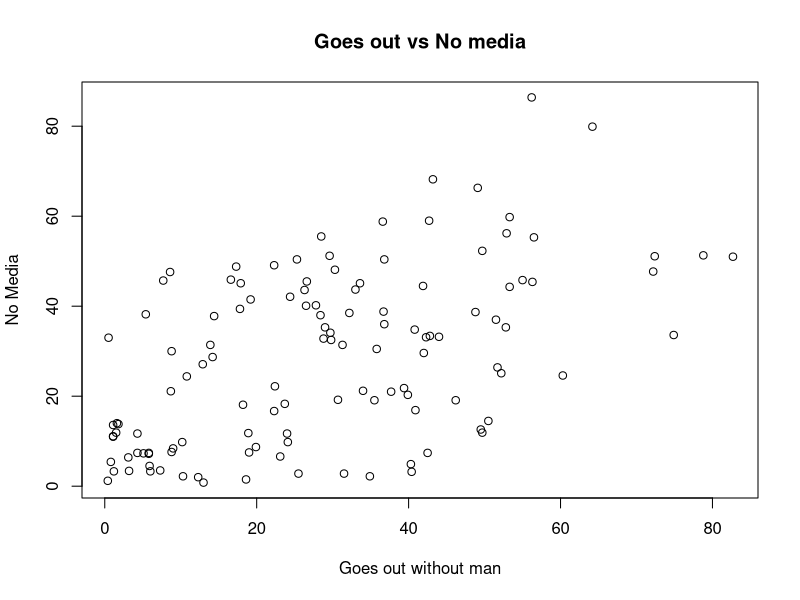
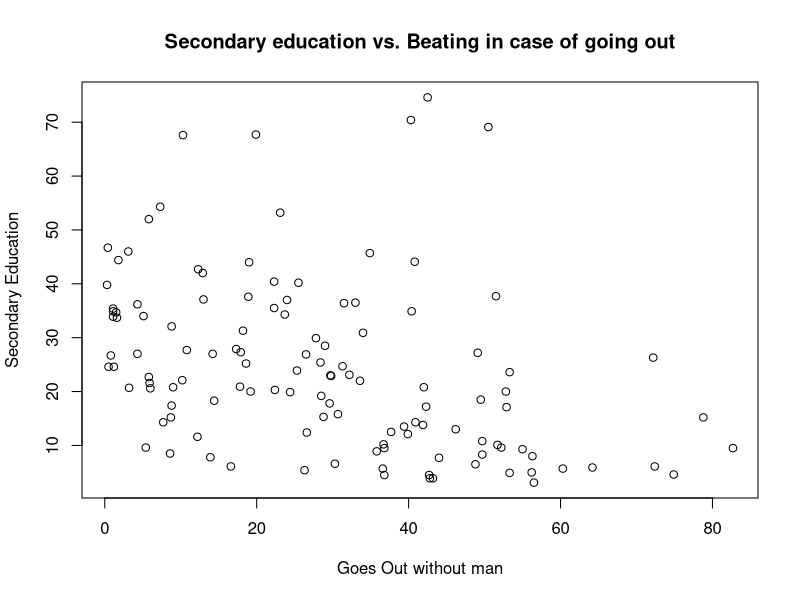
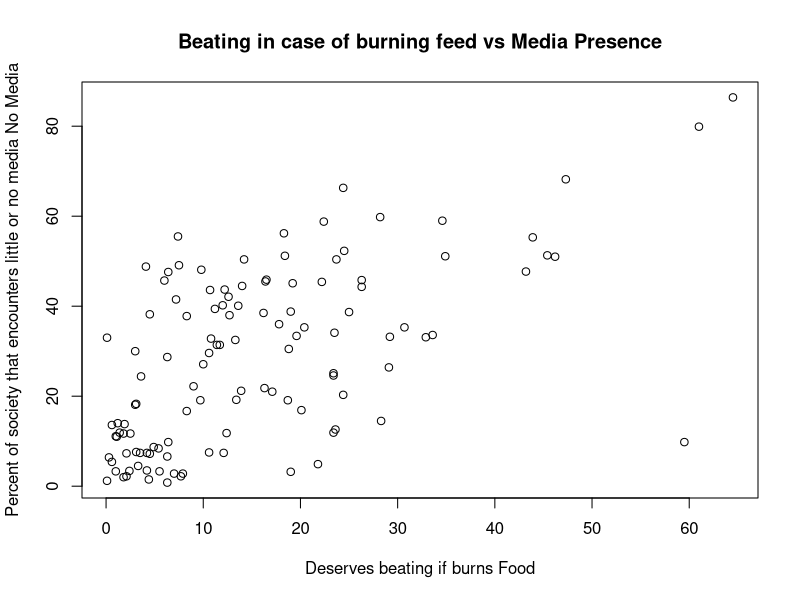
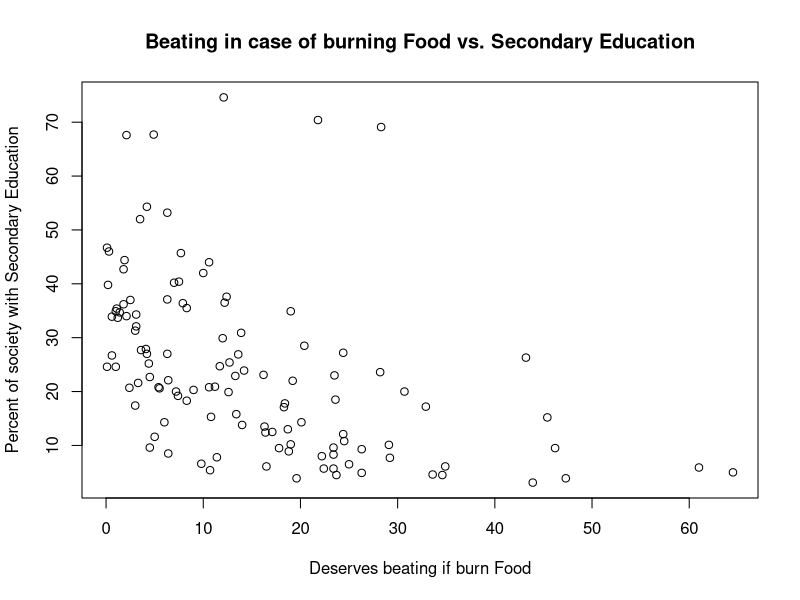
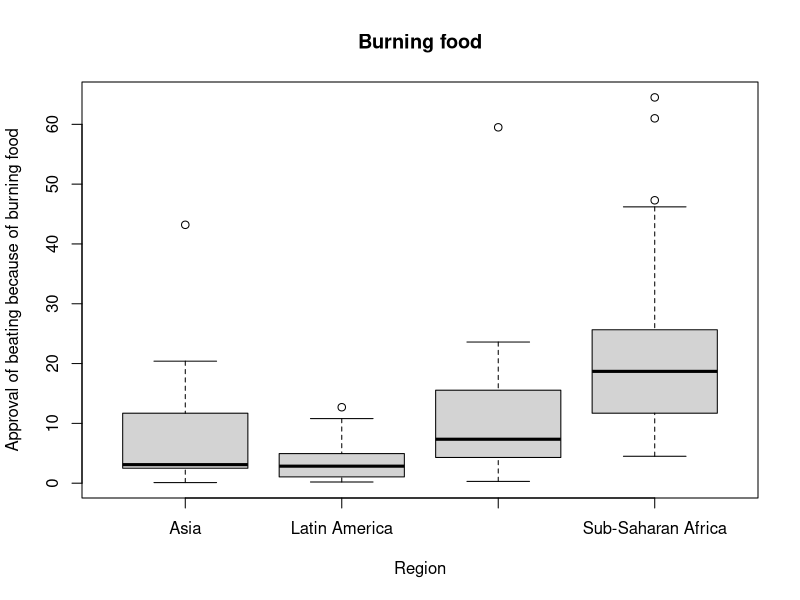
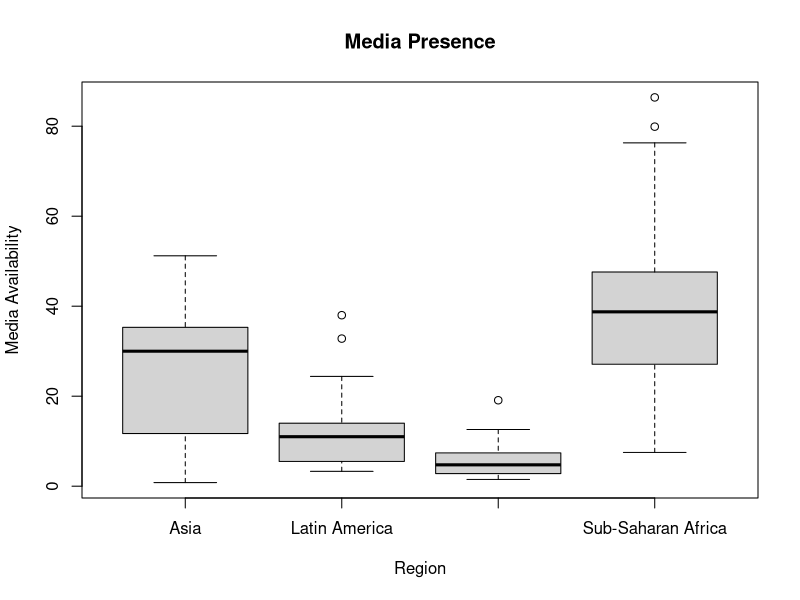
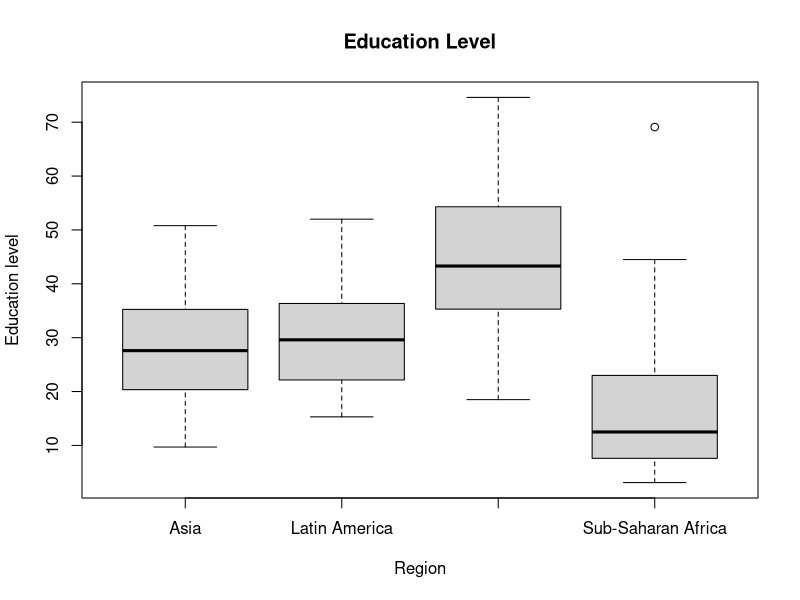
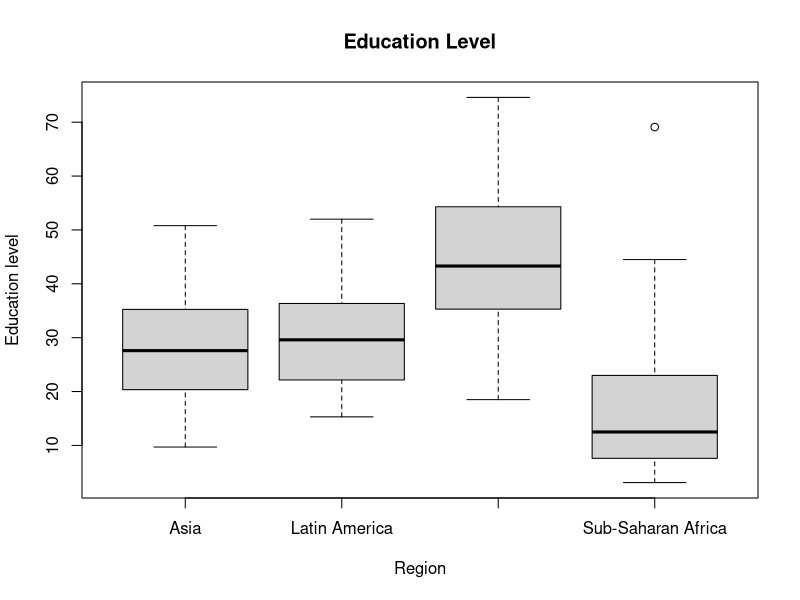

The R script that drew these images, in order:
## ---- chunk 1
dhs <- read.csv("dhs_ipv.csv")

plot(dhs$beat_goesout, dhs$no_media,
     xlab = "Goes out without man", ylab = "No Media", main = "Goes out vs No media")

plot(dhs$beat_goesout, dhs$sec_school,
     xlab = "Goes Out without man", ylab = "Secondary Education", main= "Secondary education vs. Beating in case of going out")

plot(dhs$beat_burnfood, dhs$no_media,
     xlab = "Deserves beating if burns Food", ylab = "Percent of society that encounters little or no media No Media", main = "Beating in case of burning feed vs Media Presence")

plot(dhs$beat_burnfood, dhs$sec_school,
     xlab = "Deserves beating if burn Food", ylab = "Percent of society with Secondary Education", main= "Beating in case of burning Food vs. Secondary Education")

## ---- chunk 2
(cor(dhs$beat_burnfood, dhs$no_media,
     use = "pairwise"))

(cor(dhs$beat_burnfood, dhs$sec_school,
     use = "pairwise"))
## ---- chunk 3
boxplot(beat_burnfood ~ region, data = dhs,
        main = "Burning food",
        ylab = "Approval of beating because of burning food",
        xlab = "Region")

boxplot(dhs$no_media ~ region, data = dhs,
                main = "Media Presence",
                xlab = "Region",
                ylab = "Media Availability")

boxplot(dhs$sec_school ~ region, data = dhs,
                main = "Education Level",
                xlab = "Region",
                ylab = "Education level")

boxplot(dhs$sec_school ~ region, data = dhs,
                main = "Education Level",
                xlab = "Region",
                ylab = "Education level")
## ---- chunk 4
asia <- subset(dhs, region == "Asia")
lam <- subset(dhs, region == "Latin America")
africa <- subset(dhs, region == "Sub-Saharan Africa")
me <- subset(dhs, region == "Middle East and Central Asia")

asia_dvtrend <- tapply(asia$beat_burnfood, asia$year, mean, na.rm = TRUE)
africa_dvtrend <- tapply(africa$beat_burnfood, africa$year, mean, na.rm = TRUE)
lam_dvtrend <- tapply(lam$beat_burnfood, lam$year, mean, na.rm = TRUE)
me_dvtrend <- tapply(me$beat_burnfood, me$year, mean, na.rm = TRUE)

plot(names(me_dvtrend), me_dvtrend, type = "l", col = "purple",
     xlab = "Time Frame",
     ylab = "Support for beatings in the case of burnt food",
     main = "Attitudes towards Domestic Violence across Regions, 1999-2014")
  points(names(asia_dvtrend), asia_dvtrend, type = "l", col = "blue")
  points(names(africa_dvtrend), africa_dvtrend, type = "l", col = "red")
  points(names(lam_dvtrend), lam_dvtrend, type = "l", col = "orange")
  legend("topright", c("Latin America", "Asia", "Africa", "Middle East"), fill=c("Orange", "Blue", "Red", "Purple"))
